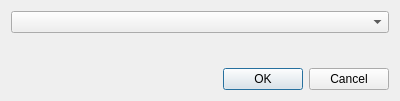
<?xml version="1.0" encoding="UTF-8"?>
<ui version="4.0">
 <class>RemoveDialog</class>
 <widget class="QDialog" name="RemoveDialog">
  <property name="geometry">
   <rect>
    <x>0</x>
    <y>0</y>
    <width>400</width>
    <height>101</height>
   </rect>
  </property>
  <property name="windowTitle">
   <string>Dialog</string>
  </property>
  <layout class="QVBoxLayout" name="verticalLayout">
   <item>
    <widget class="QComboBox" name="accountBox">
     <property name="sizeAdjustPolicy">
      <enum>QComboBox::AdjustToContents</enum>
     </property>
    </widget>
   </item>
   <item>
    <spacer name="verticalSpacer">
     <property name="orientation">
      <enum>Qt::Vertical</enum>
     </property>
     <property name="sizeHint" stdset="0">
      <size>
       <width>20</width>
       <height>40</height>
      </size>
     </property>
    </spacer>
   </item>
   <item>
    <widget class="QDialogButtonBox" name="buttonBox">
     <property name="orientation">
      <enum>Qt::Horizontal</enum>
     </property>
     <property name="standardButtons">
      <set>QDialogButtonBox::Cancel|QDialogButtonBox::Ok</set>
     </property>
    </widget>
   </item>
  </layout>
 </widget>
 <resources/>
 <connections>
  <connection>
   <sender>buttonBox</sender>
   <signal>accepted()</signal>
   <receiver>RemoveDialog</receiver>
   <slot>accept()</slot>
   <hints>
    <hint type="sourcelabel">
     <x>248</x>
     <y>254</y>
    </hint>
    <hint type="destinationlabel">
     <x>157</x>
     <y>274</y>
    </hint>
   </hints>
  </connection>
  <connection>
   <sender>buttonBox</sender>
   <signal>rejected()</signal>
   <receiver>RemoveDialog</receiver>
   <slot>reject()</slot>
   <hints>
    <hint type="sourcelabel">
     <x>316</x>
     <y>260</y>
    </hint>
    <hint type="destinationlabel">
     <x>286</x>
     <y>274</y>
    </hint>
   </hints>
  </connection>
 </connections>
</ui>
